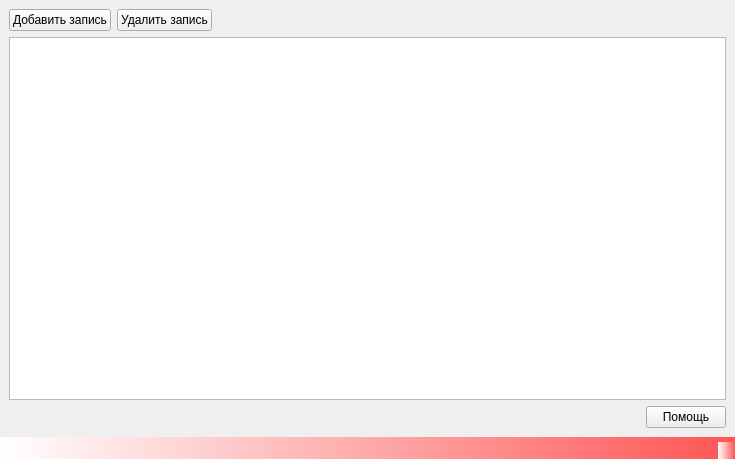
<?xml version="1.0" encoding="UTF-8"?>
<ui version="4.0">
 <class>PatBase</class>
 <widget class="QMainWindow" name="PatBase">
  <property name="geometry">
   <rect>
    <x>0</x>
    <y>0</y>
    <width>735</width>
    <height>459</height>
   </rect>
  </property>
  <property name="windowTitle">
   <string>PatBase</string>
  </property>
  <widget class="QWidget" name="centralwidget">
   <layout class="QGridLayout" name="gridLayout_2">
    <item row="0" column="0">
     <layout class="QHBoxLayout" name="horizontalLayout_5">
      <item>
       <widget class="QPushButton" name="pushButtonAdd">
        <property name="text">
         <string>Добавить запись</string>
        </property>
        <property name="checkable">
         <bool>true</bool>
        </property>
        <property name="checked">
         <bool>false</bool>
        </property>
       </widget>
      </item>
      <item>
       <widget class="QPushButton" name="pushButtonRemove">
        <property name="text">
         <string>Удалить запись</string>
        </property>
        <property name="checkable">
         <bool>false</bool>
        </property>
       </widget>
      </item>
      <item>
       <spacer name="horizontalSpacer">
        <property name="orientation">
         <enum>Qt::Horizontal</enum>
        </property>
        <property name="sizeHint" stdset="0">
         <size>
          <width>40</width>
          <height>20</height>
         </size>
        </property>
       </spacer>
      </item>
     </layout>
    </item>
    <item row="2" column="0">
     <layout class="QHBoxLayout" name="horizontalLayout_6">
      <item>
       <spacer name="horizontalSpacer_2">
        <property name="orientation">
         <enum>Qt::Horizontal</enum>
        </property>
        <property name="sizeHint" stdset="0">
         <size>
          <width>40</width>
          <height>20</height>
         </size>
        </property>
       </spacer>
      </item>
      <item>
       <widget class="QPushButton" name="pushButton_3">
        <property name="text">
         <string>Помощь</string>
        </property>
       </widget>
      </item>
     </layout>
    </item>
    <item row="1" column="0">
     <layout class="QGridLayout" name="gridLayout">
      <item row="1" column="0">
       <widget class="QTableView" name="tableView">
        <property name="sortingEnabled">
         <bool>true</bool>
        </property>
        <attribute name="horizontalHeaderDefaultSectionSize">
         <number>100</number>
        </attribute>
       </widget>
      </item>
     </layout>
    </item>
   </layout>
  </widget>
  <widget class="QMenuBar" name="menubar">
   <property name="geometry">
    <rect>
     <x>0</x>
     <y>0</y>
     <width>735</width>
     <height>22</height>
    </rect>
   </property>
   <property name="font">
    <font>
     <bold>true</bold>
    </font>
   </property>
  </widget>
  <widget class="QStatusBar" name="statusbar">
   <property name="font">
    <font>
     <bold>true</bold>
    </font>
   </property>
   <property name="cursor">
    <cursorShape>ArrowCursor</cursorShape>
   </property>
   <property name="styleSheet">
    <string notr="true">background-color: qlineargradient(spread:reflect, x1:1, y1:0.256, x2:0, y2:0.256, stop:0 rgba(255, 84, 84, 255), stop:1 rgba(255, 255, 255, 255));</string>
   </property>
  </widget>
 </widget>
 <resources/>
 <connections/>
</ui>
